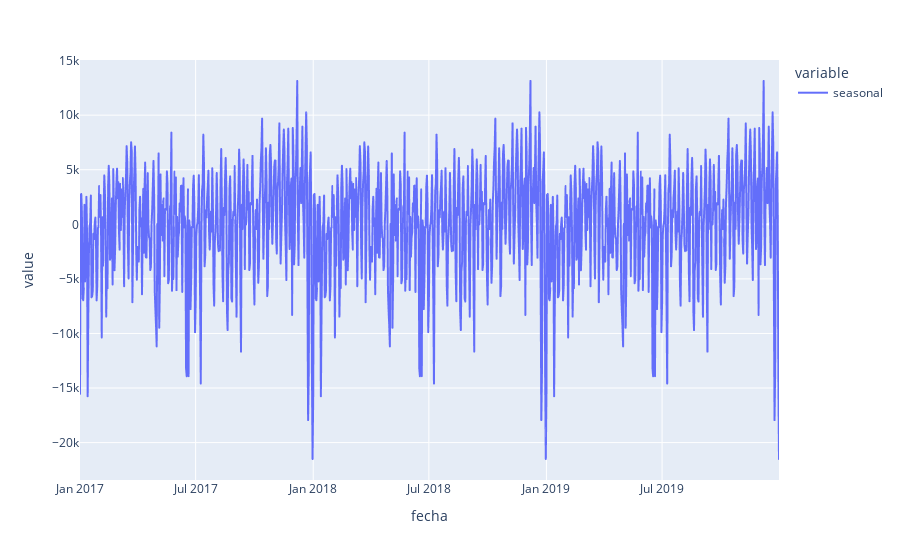

Notebook code cell kept with this figure:
### Code cell
grafico2 = px.line(result.seasonal)
grafico2.show()

### Figure 1 — Plotly figure (JSON) as saved in the notebook; plotly's stock layout.template omitted (floating-point values rounded to 4 significant figures; data arrays with more than 128 entries replaced by an {"elided": "..."} marker saying what was removed)
{"data": [{"hovertemplate": "variable=seasonal<br>fecha=%{x}<br>value=%{y}<extra></extra>", "legendgroup": "seasonal", "line": {"color": "#636efa", "dash": "solid"}, "marker": {"symbol": "circle"}, "mode": "lines", "name": "seasonal", "showlegend": true, "type": "scattergl", "x": {"elided": "1095 str values"}, "xaxis": "x", "y": {"elided": "1095 float values"}, "yaxis": "y"}], "layout": {"legend": {"title": {"text": "variable"}, "tracegroupgap": 0}, "margin": {"t": 60}, "xaxis": {"anchor": "y", "domain": [0, 1], "title": {"text": "fecha"}}, "yaxis": {"anchor": "x", "domain": [0, 1], "title": {"text": "value"}}}}
